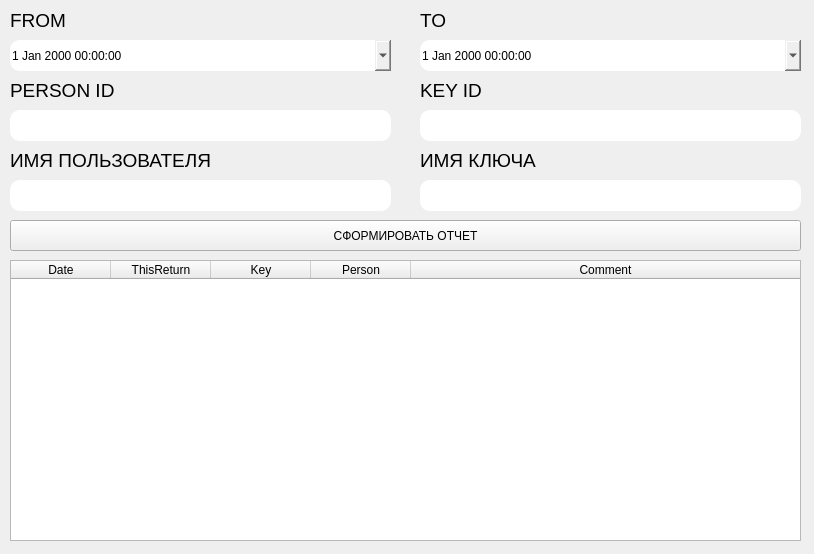
<?xml version="1.0" encoding="UTF-8"?>
<ui version="4.0">
    <class>ReportWin</class>
    <widget class="QWidget" name="ReportWin">
        <property name="geometry">
            <rect>
                <x>0</x>
                <y>0</y>
                <width>814</width>
                <height>554</height>
            </rect>
        </property>
        <property name="windowTitle">
            <string>Form</string>
        </property>
        <widget class="QLabel" name="label_7">
            <property name="geometry">
                <rect>
                    <x>10</x>
                    <y>80</y>
                    <width>351</width>
                    <height>21</height>
                </rect>
            </property>
            <property name="font">
                <font>
                    <pointsize>14</pointsize>
                </font>
            </property>
            <property name="text">
                <string>PERSON ID</string>
            </property>
        </widget>
        <widget class="QLineEdit" name="key_id">
            <property name="geometry">
                <rect>
                    <x>420</x>
                    <y>110</y>
                    <width>381</width>
                    <height>31</height>
                </rect>
            </property>
            <property name="styleSheet">
                <string notr="true">QLineEdit{
                    border-radius: 10px;
                    border-style:inset;}
                </string>
            </property>
        </widget>
        <widget class="QLineEdit" name="person_id">
            <property name="geometry">
                <rect>
                    <x>10</x>
                    <y>110</y>
                    <width>381</width>
                    <height>31</height>
                </rect>
            </property>
            <property name="styleSheet">
                <string notr="true">QLineEdit{
                    border-radius: 10px;
                    border-style:inset;}
                </string>
            </property>
        </widget>
        <widget class="QLabel" name="label_8">
            <property name="geometry">
                <rect>
                    <x>420</x>
                    <y>80</y>
                    <width>381</width>
                    <height>21</height>
                </rect>
            </property>
            <property name="font">
                <font>
                    <pointsize>14</pointsize>
                </font>
            </property>
            <property name="text">
                <string>KEY ID</string>
            </property>
        </widget>
        <widget class="QLabel" name="label_10">
            <property name="geometry">
                <rect>
                    <x>420</x>
                    <y>150</y>
                    <width>381</width>
                    <height>21</height>
                </rect>
            </property>
            <property name="font">
                <font>
                    <pointsize>14</pointsize>
                </font>
            </property>
            <property name="text">
                <string>ИМЯ КЛЮЧА</string>
            </property>
        </widget>
        <widget class="QLabel" name="label_4">
            <property name="geometry">
                <rect>
                    <x>10</x>
                    <y>150</y>
                    <width>351</width>
                    <height>21</height>
                </rect>
            </property>
            <property name="font">
                <font>
                    <pointsize>14</pointsize>
                </font>
            </property>
            <property name="text">
                <string>ИМЯ ПОЛЬЗОВАТЕЛЯ</string>
            </property>
        </widget>
        <widget class="QPushButton" name="btn_generate_a_report">
            <property name="geometry">
                <rect>
                    <x>10</x>
                    <y>220</y>
                    <width>791</width>
                    <height>31</height>
                </rect>
            </property>
            <property name="styleSheet">
                <string notr="true"/>
            </property>
            <property name="text">
                <string>СФОРМИРОВАТЬ ОТЧЕТ</string>
            </property>
        </widget>
        <widget class="QLineEdit" name="person_name">
            <property name="geometry">
                <rect>
                    <x>10</x>
                    <y>180</y>
                    <width>381</width>
                    <height>31</height>
                </rect>
            </property>
            <property name="styleSheet">
                <string notr="true">QLineEdit{
                    border-radius: 10px;
                    border-style:inset;}
                </string>
            </property>
        </widget>
        <widget class="QLineEdit" name="key_name">
            <property name="geometry">
                <rect>
                    <x>420</x>
                    <y>180</y>
                    <width>381</width>
                    <height>31</height>
                </rect>
            </property>
            <property name="styleSheet">
                <string notr="true">QLineEdit{
                    border-radius: 10px;
                    border-style:inset;}
                </string>
            </property>
        </widget>
        <widget class="QTableWidget" name="history_table">
            <property name="enabled">
                <bool>true</bool>
            </property>
            <property name="geometry">
                <rect>
                    <x>10</x>
                    <y>260</y>
                    <width>791</width>
                    <height>281</height>
                </rect>
            </property>
            <attribute name="horizontalHeaderStretchLastSection">
                <bool>true</bool>
            </attribute>
            <column>
                <property name="text">
                    <string>Date</string>
                </property>
            </column>
            <column>
                <property name="text">
                    <string>ThisReturn</string>
                </property>
                <property name="textAlignment">
                    <set>AlignCenter</set>
                </property>
            </column>
            <column>
                <property name="text">
                    <string>Key</string>
                </property>
            </column>
            <column>
                <property name="text">
                    <string>Person</string>
                </property>
            </column>
            <column>
                <property name="text">
                    <string>Comment</string>
                </property>
            </column>
        </widget>
        <widget class="QLabel" name="label_9">
            <property name="geometry">
                <rect>
                    <x>420</x>
                    <y>10</y>
                    <width>381</width>
                    <height>21</height>
                </rect>
            </property>
            <property name="font">
                <font>
                    <pointsize>14</pointsize>
                </font>
            </property>
            <property name="text">
                <string>TO</string>
            </property>
        </widget>
        <widget class="QLabel" name="label_11">
            <property name="geometry">
                <rect>
                    <x>10</x>
                    <y>10</y>
                    <width>351</width>
                    <height>21</height>
                </rect>
            </property>
            <property name="font">
                <font>
                    <pointsize>14</pointsize>
                </font>
            </property>
            <property name="frameShape">
                <enum>QFrame::NoFrame</enum>
            </property>
            <property name="text">
                <string>FROM</string>
            </property>
        </widget>
        <widget class="QDateTimeEdit" name="date_from">
            <property name="geometry">
                <rect>
                    <x>10</x>
                    <y>40</y>
                    <width>381</width>
                    <height>31</height>
                </rect>
            </property>
            <property name="styleSheet">
                <string notr="true">QDateTimeEdit{
                    border-radius: 10px;
                    border-style:inset;}
                </string>
            </property>
            <property name="wrapping">
                <bool>false</bool>
            </property>
            <property name="buttonSymbols">
                <enum>QAbstractSpinBox::UpDownArrows</enum>
            </property>
            <property name="calendarPopup">
                <bool>true</bool>
            </property>
        </widget>
        <widget class="QDateTimeEdit" name="date_to">
            <property name="geometry">
                <rect>
                    <x>420</x>
                    <y>40</y>
                    <width>381</width>
                    <height>31</height>
                </rect>
            </property>
            <property name="styleSheet">
                <string notr="true">QDateTimeEdit{
                    border-radius: 10px;
                    border-style:inset;}
                </string>
            </property>
            <property name="calendarPopup">
                <bool>true</bool>
            </property>
        </widget>
    </widget>
    <resources>
        <include location="../styleSheet/1.qrc"/>
    </resources>
    <connections/>
</ui>
